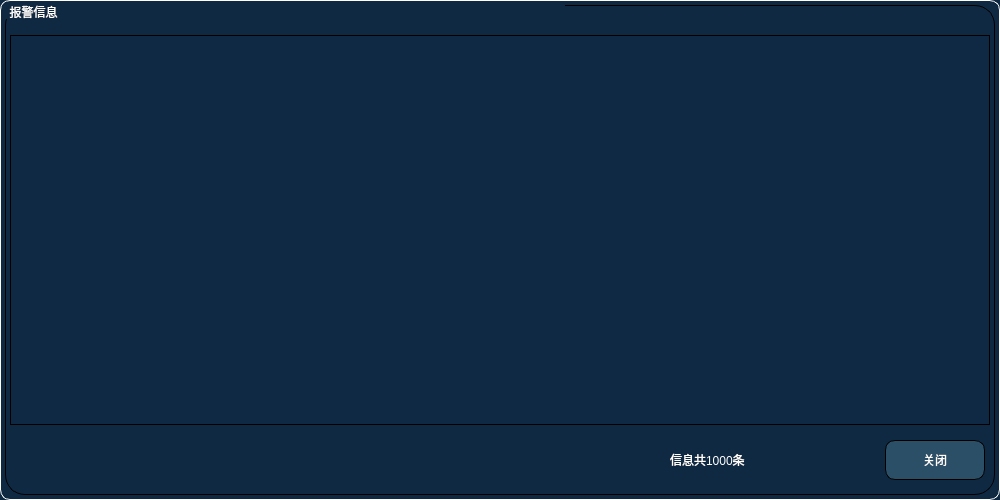
<?xml version="1.0" encoding="UTF-8"?>
<ui version="4.0">
 <class>InfoHintDlg</class>
 <widget class="QDialog" name="InfoHintDlg">
  <property name="geometry">
   <rect>
    <x>0</x>
    <y>0</y>
    <width>1000</width>
    <height>500</height>
   </rect>
  </property>
  <property name="sizePolicy">
   <sizepolicy hsizetype="Preferred" vsizetype="Fixed">
    <horstretch>0</horstretch>
    <verstretch>0</verstretch>
   </sizepolicy>
  </property>
  <property name="windowTitle">
   <string>Dialog</string>
  </property>
  <property name="styleSheet">
   <string notr="true">QDialog#InfoHintDlg{
	background-color: rgb(15, 41, 66);
	border:1px solid white;
	border-radius:10px;
}
QToolButton{
font: 18pt &quot;微软雅黑&quot;;
color: rgb(255, 255, 255);
border:1px solid;
border-radius:10px;
border-color: rgb(0, 0, 0);
background-color: rgb(43, 79, 102);
}
QToolButton:hover{
font: 17pt &quot;微软雅黑&quot;;
color: rgb(255, 0, 0);
color: rgb(0, 185, 185);
/*background-color: rgb(3, 127, 119);*/
}
QGroupBox{
font: 16pt &quot;微软雅黑&quot;;
border: 1px solid black;
color: rgb(44, 44, 44);
border-radius:20px;
}
QGroupBox::title {
color: rgb(255, 255, 255);
subcontrol-origin: margin;
subcontrol-position: top left; /* position at the top center */
padding: 0 3px;

}
QLabel{
font: 14pt &quot;微软雅黑&quot;;
color: rgb(255, 255, 255);
}
</string>
  </property>
  <widget class="QGroupBox" name="groupBox">
   <property name="geometry">
    <rect>
     <x>5</x>
     <y>5</y>
     <width>990</width>
     <height>490</height>
    </rect>
   </property>
   <property name="styleSheet">
    <string notr="true"/>
   </property>
   <property name="title">
    <string>报警信息                                                                                                                                                       </string>
   </property>
   <widget class="QTableWidget" name="tableWidget">
    <property name="geometry">
     <rect>
      <x>5</x>
      <y>30</y>
      <width>980</width>
      <height>390</height>
     </rect>
    </property>
    <property name="styleSheet">
     <string notr="true">QTableView {
selection-background-color: rgb(0, 185, 185);  
}
QTableWidget{
font: 13pt &quot;楷体&quot; rgb(255, 255, 255);
border:1px solid;
gridline-color: rgb(0, 0, 0);
background-color: rgb(3, 127, 119);
background-color: rgb(15, 41, 68);
}</string>
    </property>
   </widget>
   <widget class="QToolButton" name="tBtnClose">
    <property name="geometry">
     <rect>
      <x>880</x>
      <y>435</y>
      <width>100</width>
      <height>40</height>
     </rect>
    </property>
    <property name="text">
     <string>关闭</string>
    </property>
    <property name="icon">
     <iconset resource="../image.qrc">
      <normaloff>:/Image/delDev.png</normaloff>:/Image/delDev.png</iconset>
    </property>
    <property name="iconSize">
     <size>
      <width>30</width>
      <height>30</height>
     </size>
    </property>
    <property name="toolButtonStyle">
     <enum>Qt::ToolButtonTextBesideIcon</enum>
    </property>
   </widget>
   <widget class="QLabel" name="lbInfoNum">
    <property name="geometry">
     <rect>
      <x>665</x>
      <y>435</y>
      <width>206</width>
      <height>40</height>
     </rect>
    </property>
    <property name="text">
     <string>信息共1000条</string>
    </property>
   </widget>
  </widget>
 </widget>
 <resources>
  <include location="../image.qrc"/>
 </resources>
 <connections/>
</ui>
